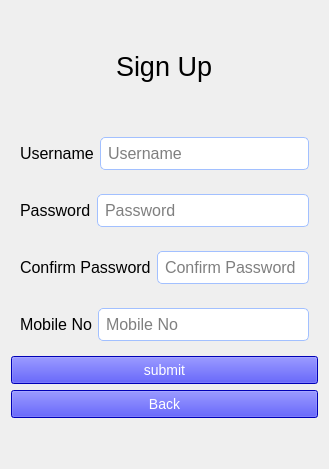
          <widget class="QWidget" name="page">
           <layout class="QVBoxLayout" name="verticalLayout_17">
            <item>
             <spacer name="verticalSpacer_21">
              <property name="orientation">
               <enum>Qt::Vertical</enum>
              </property>
              <property name="sizeHint" stdset="0">
               <size>
                <width>20</width>
                <height>40</height>
               </size>
              </property>
             </spacer>
            </item>
            <item alignment="Qt::AlignHCenter">
             <widget class="QLabel" name="label_10">
              <property name="font">
               <font>
                <pointsize>20</pointsize>
               </font>
              </property>
              <property name="text">
               <string>Sign Up</string>
              </property>
             </widget>
            </item>
            <item>
             <spacer name="verticalSpacer_22">
              <property name="orientation">
               <enum>Qt::Vertical</enum>
              </property>
              <property name="sizeHint" stdset="0">
               <size>
                <width>20</width>
                <height>40</height>
               </size>
              </property>
             </spacer>
            </item>
            <item>
             <widget class="QWidget" name="widget" native="true">
              <layout class="QHBoxLayout" name="horizontalLayout_4">
               <item>
                <widget class="QLabel" name="label_5">
                 <property name="sizePolicy">
                  <sizepolicy hsizetype="Expanding" vsizetype="Preferred">
                   <horstretch>2</horstretch>
                   <verstretch>0</verstretch>
                  </sizepolicy>
                 </property>
                 <property name="font">
                  <font>
                   <pointsize>12</pointsize>
                  </font>
                 </property>
                 <property name="text">
                  <string>Username</string>
                 </property>
                </widget>
               </item>
               <item>
                <widget class="QLineEdit" name="lineEdit_3">
                 <property name="sizePolicy">
                  <sizepolicy hsizetype="Expanding" vsizetype="Fixed">
                   <horstretch>8</horstretch>
                   <verstretch>0</verstretch>
                  </sizepolicy>
                 </property>
                 <property name="font">
                  <font>
                   <pointsize>12</pointsize>
                  </font>
                 </property>
                 <property name="styleSheet">
                  <string notr="true">border-radius: 5px;
border: 1px solid rgb(162, 192, 255);
padding: 5px;</string>
                 </property>
                 <property name="placeholderText">
                  <string>Username</string>
                 </property>
                </widget>
               </item>
              </layout>
             </widget>
            </item>
            <item>
             <widget class="QWidget" name="widget_4" native="true">
              <layout class="QHBoxLayout" name="horizontalLayout">
               <item>
                <widget class="QLabel" name="label_7">
                 <property name="sizePolicy">
                  <sizepolicy hsizetype="Expanding" vsizetype="Preferred">
                   <horstretch>2</horstretch>
                   <verstretch>0</verstretch>
                  </sizepolicy>
                 </property>
                 <property name="font">
                  <font>
                   <pointsize>12</pointsize>
                  </font>
                 </property>
                 <property name="text">
                  <string>Password</string>
                 </property>
                </widget>
               </item>
               <item>
                <widget class="QLineEdit" name="lineEdit_4">
                 <property name="sizePolicy">
                  <sizepolicy hsizetype="Expanding" vsizetype="Fixed">
                   <horstretch>8</horstretch>
                   <verstretch>0</verstretch>
                  </sizepolicy>
                 </property>
                 <property name="font">
                  <font>
                   <pointsize>12</pointsize>
                  </font>
                 </property>
                 <property name="styleSheet">
                  <string notr="true">border-radius: 5px;
border: 1px solid rgb(162, 192, 255);
padding: 5px;</string>
                 </property>
                 <property name="placeholderText">
                  <string>Password</string>
                 </property>
                </widget>
               </item>
              </layout>
             </widget>
            </item>
            <item>
             <widget class="QWidget" name="widget_5" native="true">
              <layout class="QHBoxLayout" name="horizontalLayout_5">
               <item>
                <widget class="QLabel" name="label_8">
                 <property name="sizePolicy">
                  <sizepolicy hsizetype="Expanding" vsizetype="Preferred">
                   <horstretch>2</horstretch>
                   <verstretch>0</verstretch>
                  </sizepolicy>
                 </property>
                 <property name="font">
                  <font>
                   <pointsize>12</pointsize>
                  </font>
                 </property>
                 <property name="text">
                  <string>Confirm Password</string>
                 </property>
                </widget>
               </item>
               <item>
                <widget class="QLineEdit" name="lineEdit_5">
                 <property name="sizePolicy">
                  <sizepolicy hsizetype="Expanding" vsizetype="Fixed">
                   <horstretch>8</horstretch>
                   <verstretch>0</verstretch>
                  </sizepolicy>
                 </property>
                 <property name="font">
                  <font>
                   <pointsize>12</pointsize>
                  </font>
                 </property>
                 <property name="cursor">
                  <cursorShape>BusyCursor</cursorShape>
                 </property>
                 <property name="styleSheet">
                  <string notr="true">border-radius: 5px;
border: 1px solid rgb(162, 192, 255);
padding: 5px;</string>
                 </property>
                 <property name="placeholderText">
                  <string>Confirm Password</string>
                 </property>
                </widget>
               </item>
              </layout>
             </widget>
            </item>
            <item>
             <widget class="QWidget" name="widget_6" native="true">
              <layout class="QHBoxLayout" name="horizontalLayout_6">
               <item>
                <widget class="QLabel" name="label_9">
                 <property name="sizePolicy">
                  <sizepolicy hsizetype="Expanding" vsizetype="Preferred">
                   <horstretch>2</horstretch>
                   <verstretch>0</verstretch>
                  </sizepolicy>
                 </property>
                 <property name="font">
                  <font>
                   <pointsize>12</pointsize>
                  </font>
                 </property>
                 <property name="text">
                  <string>Mobile No</string>
                 </property>
                </widget>
               </item>
               <item>
                <widget class="QLineEdit" name="lineEdit_6">
                 <property name="sizePolicy">
                  <sizepolicy hsizetype="Expanding" vsizetype="Fixed">
                   <horstretch>8</horstretch>
                   <verstretch>0</verstretch>
                  </sizepolicy>
                 </property>
                 <property name="font">
                  <font>
                   <pointsize>12</pointsize>
                  </font>
                 </property>
                 <property name="styleSheet">
                  <string notr="true">border-radius: 5px;
border: 1px solid rgb(162, 192, 255);
padding: 5px;</string>
                 </property>
                 <property name="placeholderText">
                  <string>Mobile No</string>
                 </property>
                </widget>
               </item>
              </layout>
             </widget>
            </item>
            <item>
             <widget class="QPushButton" name="pushButton_2">
              <property name="styleSheet">
               <string notr="true">background-color: blue;
padding: 5px;
font-size:14px;
color:white;
</string>
              </property>
              <property name="text">
               <string>submit</string>
              </property>
             </widget>
            </item>
            <item>
             <widget class="QPushButton" name="pushButton_4">
              <property name="styleSheet">
               <string notr="true">background-color: blue;
padding: 5px;
font-size:14px;
color: white;
</string>
              </property>
              <property name="text">
               <string>Back</string>
              </property>
             </widget>
            </item>
            <item>
             <spacer name="verticalSpacer_23">
              <property name="orientation">
               <enum>Qt::Vertical</enum>
              </property>
              <property name="sizeHint" stdset="0">
               <size>
                <width>20</width>
                <height>40</height>
               </size>
              </property>
             </spacer>
            </item>
           </layout>
          </widget>
